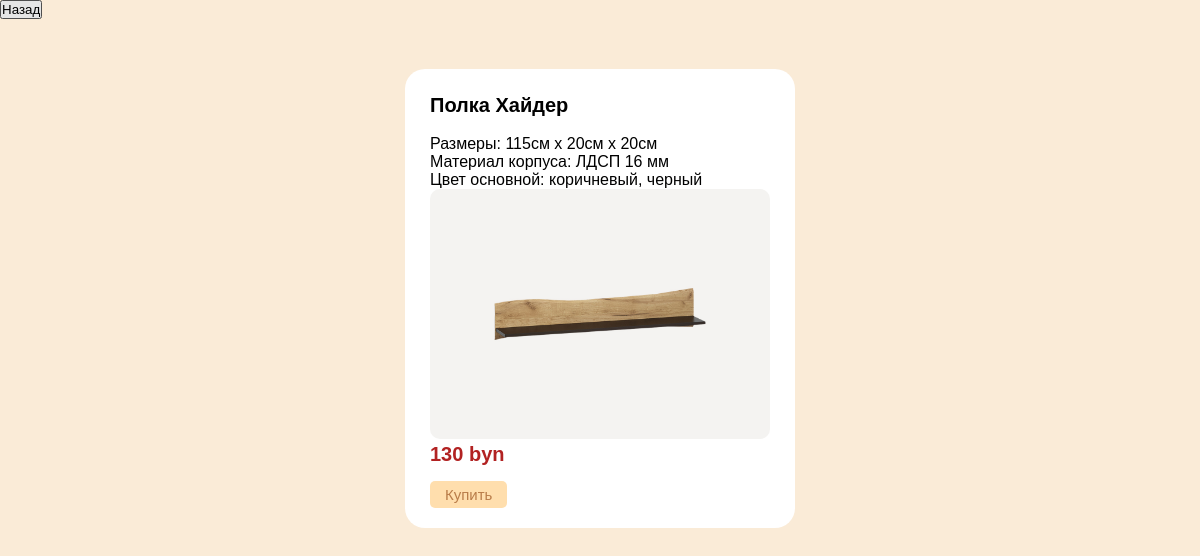
Page /admin/read.php?id=44 (signed in) on the committed database.
### tables this page shows
CREATE TABLE `product` (
  `id` int(5) NOT NULL,
  `name` varchar(100) NOT NULL,
  `price` float UNSIGNED NOT NULL,
  `about` text,
  `image` varchar(100) DEFAULT NULL,
  `category_id` int(5) NOT NULL
);

### admin/read.php (the view, shortened to what this page needs)
<!doctype html>
<html lang="en">
<head>
    <link rel="stylesheet" href="../css/css_styles.css">
</head>
<body>
<p><a href="../admin.php"><button>Назад</button></a></p>
<?php
$id = $_GET['id'];
require '../mysqli.php';
$good = $mysql->query("SELECT * FROM `product` WHERE `id` = '$id'");
$good = $good->fetch_assoc();
?>
<div class="catalog">
    <div class="product" style="margin: 50px auto;">
        <p><b class="name-product"><?=$good["name"]?></b></p><br>
        <p><?=$good["about"]?></p>
        <img class="image-catalog" src="../img/<?=$good["image"]?>">
        <p class="price"><b><?=$good["price"]?> byn</b></p>
        <a href=""><button class="add-to-basket">Купить</button></a><br>
    </div>
</div>

### css/css_styles.css (style rules this page uses)
* { padding: 0; margin: 0; }
body { background-color: antiquewhite !important; font-family: "Trebuchet MS", sans-serif; font-size: 16px; }
.catalog { display: flex; justify-content: space-between; flex-wrap: wrap; }
.name-product { font-size: 20px; }
.price { color: firebrick; font-size: 20px; }
.image-catalog { width: 340px; height: 250px; }
.product { list-style: none; padding: 25px; background: white; position: relative; width: 340px; margin: 20px 30px; border-radius: 20px; }
.image-catalog { border-radius: 10px; }
.add-to-basket { border: 0; padding: 5px 15px; color: #b97c49; font-size: 15px; background: navajowhite; position: relative; top: 5px; border-radius: 5px; margin-top: 10px; vertical-align: bottom; }

### rows in the picture
product: name "Полка Хайдер", about "Размеры: 115см х 20см х 20см Материал корпуса: ЛДСП 16 мм Цвет основной: коричневый, черный", image (picture), price "130"
